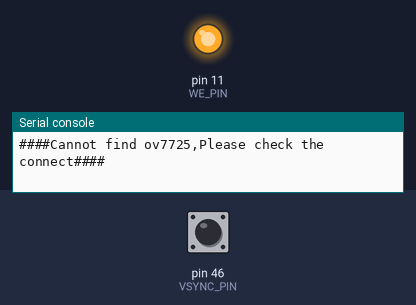
Recording of a program running on a simulated MicroPython board. Parts: output pins drawn as LEDs (lit = HIGH), the last lines printed to the serial console. The inputs (shaded band) are chosen by the test bench; at power-on: pin 46 (VSYNC_PIN) HIGH. Pins used as bus, display or sensor lines are not drawn.

Above: at 1.2 s.
1.3 s: pin 46 (VSYNC_PIN) pulsed LOW 5 times (0.12 s each, 0.3 s apart)
At 2.8 s:
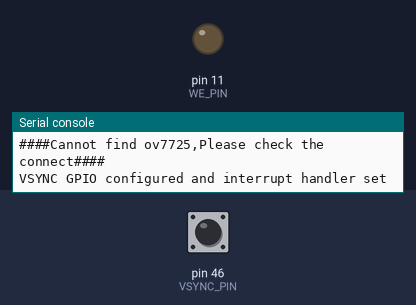
Timing chart, 0 to 4.3 s (numbered marks = the images above; inputs shaded):
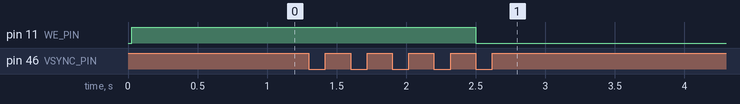

The program:

irq.py
```python
"""
OV7725_INIT for OV7725

by Peroneko
"""
from machine import Pin
from sccb_driver import sccb_read_byte
from sccb_driver import sccb_write_byte
import time
import socket
# ov7725寄存器定义
REG_GAIN = 0x00
REG_BLUE = 0x01
REG_RED = 0x02
REG_GREEN = 0x03
REG_BAVG = 0x05
REG_GAVG = 0x06
REG_RAVG = 0x07
REG_AECH = 0x08
REG_COM2 = 0x09
REG_PID = 0x0A
REG_VER = 0x0B
REG_COM3 = 0x0C
REG_COM4 = 0x0D
REG_COM5 = 0x0E
REG_COM6 = 0x0F
REG_AEC = 0x10
REG_CLKRC = 0x11
REG_COM7 = 0x12
REG_COM8 = 0x13
REG_COM9 = 0x14
REG_COM10 = 0x15
REG_REG16 = 0x16
REG_HSTART = 0x17
REG_HSIZE = 0x18
REG_VSTRT = 0x19
REG_VSIZE = 0x1A
REG_PSHFT = 0x1B
REG_MIDH = 0x1C
REG_MIDL = 0x1D
REG_LAEC = 0x1F
REG_COM11 = 0x20
REG_BDBase = 0x22
REG_BDMStep = 0x23
REG_AEW = 0x24
REG_AEB = 0x25
REG_VPT = 0x26
REG_REG28 = 0x28
REG_HOutSize = 0x29
REG_EXHCH = 0x2A
REG_EXHCL = 0x2B
REG_VOutSize = 0x2C
REG_ADVFL = 0x2D
REG_ADVFH = 0x2E
REG_YAVE = 0x2F
REG_LumHTh = 0x30
REG_LumLTh = 0x31
REG_HREF = 0x32
REG_DM_LNL = 0x33
REG_DM_LNH = 0x34
REG_ADoff_B = 0x35
REG_ADoff_R = 0x36
REG_ADoff_Gb = 0x37
REG_ADoff_Gr = 0x38
REG_Off_B = 0x39
REG_Off_R = 0x3A
REG_Off_Gb = 0x3B
REG_Off_Gr = 0x3C
REG_COM12 = 0x3D
REG_COM13 = 0x3E
REG_COM14 = 0x3F
REG_COM16 = 0x41
REG_TGT_B = 0x42
REG_TGT_R = 0x43
REG_TGT_Gb = 0x44
REG_TGT_Gr = 0x45
REG_LC_CTR = 0x46
REG_LC_XC = 0x47
REG_LC_YC = 0x48
REG_LC_COEF = 0x49
REG_LC_RADI = 0x4A
REG_LC_COEFB = 0x4B
REG_LC_COEFR = 0x4C
REG_FixGain = 0x4D
REG_AREF1 = 0x4F
REG_AREF6 = 0x54
REG_UFix = 0x60
REG_VFix = 0x61
REG_AWBb_blk = 0x62
REG_AWB_Ctrl0 = 0x63
REG_DSP_Ctrl1 = 0x64
REG_DSP_Ctrl2 = 0x65
REG_DSP_Ctrl3 = 0x66
REG_DSP_Ctrl4 = 0x67
REG_AWB_bias = 0x68
REG_AWBCtrl1 = 0x69
REG_AWBCtrl2 = 0x6A
REG_AWBCtrl3 = 0x6B
REG_AWBCtrl4 = 0x6C
REG_AWBCtrl5 = 0x6D
REG_AWBCtrl6 = 0x6E
REG_AWBCtrl7 = 0x6F
REG_AWBCtrl8 = 0x70
REG_AWBCtrl9 = 0x71
REG_AWBCtrl10 = 0x72
REG_AWBCtrl11 = 0x73
REG_AWBCtrl12 = 0x74
REG_AWBCtrl13 = 0x75
REG_AWBCtrl14 = 0x76
REG_AWBCtrl15 = 0x77
REG_AWBCtrl16 = 0x78
REG_AWBCtrl17 = 0x79
REG_AWBCtrl18 = 0x7A
REG_AWBCtrl19 = 0x7B
REG_AWBCtrl20 = 0x7C
REG_AWBCtrl21 = 0x7D
REG_GAM1 = 0x7E
REG_GAM2 = 0x7F
REG_GAM3 = 0x80
REG_GAM4 = 0x81
REG_GAM5 = 0x82
REG_GAM6 = 0x83
REG_GAM7 = 0x84
REG_GAM8 = 0x85
REG_GAM9 = 0x86
REG_GAM10 = 0x87
REG_GAM11 = 0x88
REG_GAM12 = 0x89
REG_GAM13 = 0x8A
REG_GAM14 = 0x8B
REG_GAM15 = 0x8C
REG_SLOP = 0x8D
REG_DNSTh = 0x8E
REG_EDGE0 = 0x8F
REG_EDGE1 = 0x90
REG_DNSOff = 0x91
REG_EDGE2 = 0x92
REG_EDGE3 = 0x93
REG_MTX1 = 0x94
REG_MTX2 = 0x95
REG_MTX3 = 0x96
REG_MTX4 = 0x97
REG_MTX5 = 0x98
REG_MTX6 = 0x99
REG_MTX_Ctrl = 0x9A
REG_BRIGHT = 0x9B
REG_CNST = 0x9C
REG_UVADJ0 = 0x9E
REG_UVADJ1 = 0x9F
REG_SCAL0 = 0xA0
REG_SCAL1 = 0xA1
REG_SCAL2 = 0xA2
REG_SDE = 0xA6
REG_USAT = 0xA7
REG_VSAT = 0xA8
REG_HUECOS = 0xA9
REG_HUESIN = 0xAA
REG_SIGN = 0xAB
REG_DSPAuto = 0xAC

Sensor_Config = [
    # Clock config
    (REG_CLKRC, 0x00),
    # QVGA RGB565
    (REG_COM7, 0x46),
    (REG_HSTART, 0x3f),
    (REG_HSIZE, 0x50),
    (REG_VSTRT, 0x03),
    (REG_VSIZE, 0x78),
    (REG_HREF, 0x00),
    (REG_HOutSize, 0x50),
    (REG_VOutSize, 0x78),
    (REG_EXHCH, 0x00),

    # DSP control
    (REG_TGT_B, 0x7f),
    (REG_FixGain, 0x09),
    (REG_AWB_Ctrl0, 0xe0),
    (REG_DSP_Ctrl1, 0xff),
    (REG_DSP_Ctrl2, 0x20),
    (REG_DSP_Ctrl3, 0x00),
    (REG_DSP_Ctrl4, 0x00),

    # AGC AEC AWB
    (REG_COM8, 0xf0),
    (REG_COM4, 0x81),  # Pll AEC CONFIG
    (REG_COM6, 0xc5),
    (REG_COM9, 0x21),
    (REG_BDBase, 0xFF),
    (REG_BDMStep, 0x01),
    (REG_AEW, 0x34),
    (REG_AEB, 0x3c),
    (REG_VPT, 0xa1),
    (REG_EXHCL, 0x00),
    (REG_AWBCtrl3, 0xaa),
    (REG_COM8, 0xff),
    (REG_AWBCtrl1, 0x5d),

    (REG_EDGE1, 0x0a),
    (REG_DNSOff, 0x01),
    (REG_EDGE2, 0x01),
    (REG_EDGE3, 0x01),

    (REG_MTX1, 0x5f),
    (REG_MTX2, 0x53),
    (REG_MTX3, 0x11),
    (REG_MTX4, 0x1a),
    (REG_MTX5, 0x3d),
    (REG_MTX6, 0x5a),
    (REG_MTX_Ctrl, 0x1e),

    (REG_BRIGHT, 0x00),
    (REG_CNST, 0x25),
    (REG_USAT, 0x65),
    (REG_VSAT, 0x65),
    (REG_UVADJ0, 0x81),
    # (REG_SDE,     0x20),  # 黑白
    (REG_SDE, 0x06),  # 彩色 调节SDE这个寄存器还可以实现其他效果

    # GAMMA config
    (REG_GAM1, 0x0c),
    (REG_GAM2, 0x16),
    (REG_GAM3, 0x2a),
    (REG_GAM4, 0x4e),
    (REG_GAM5, 0x61),
    (REG_GAM6, 0x6f),
    (REG_GAM7, 0x7b),
    (REG_GAM8, 0x86),
    (REG_GAM9, 0x8e),
    (REG_GAM10, 0x97),
    (REG_GAM11, 0xa4),
    (REG_GAM12, 0xaf),
    (REG_GAM13, 0xc5),
    (REG_GAM14, 0xd7),
    (REG_GAM15, 0xe8),
    (REG_SLOP, 0x20),

    (REG_HUECOS, 0x80),
    (REG_HUESIN, 0x80),
    (REG_DSPAuto, 0xff),
    (REG_DM_LNL, 0x00),
    (REG_BDBase, 0x99),
    (REG_BDMStep, 0x03),
    (REG_LC_RADI, 0x00),
    (REG_LC_COEF, 0x13),
    (REG_LC_XC, 0x08),
    (REG_LC_COEFB, 0x14),
    (REG_LC_COEFR, 0x17),
    (REG_LC_CTR, 0x05),

    (REG_COM3, 0xd0),  # Horizontal mirror image

    # Night mode auto frame rate control
    (REG_COM5, 0xf5),  # 在夜视环境下，自动降低帧率，保证低照度画面质量
    # (REG_COM5,    0x31),  # 夜视环境帧率不变
]

sccb_write_byte(0x12, 0x80)  # 刷新所有寄存器至默认值

Ov7725_vsync = 0  # 全局变量，用于跟踪 VSYNC 状态


def ov7725_scan():
    if sccb_read_byte(0x0b) == 33:
        return True
    else:
        return False


def ov7725_reg_init():
    loadnum = 0
    regnum = 77
    if ov7725_scan():
        print("####OV7725 detected####")
    else:
        print("####Cannot find ov7725,Please check the connect####")
    for reg, data in Sensor_Config:
        if sccb_write_byte(reg, data):
            loadnum = loadnum + 1
    if loadnum == regnum:
        print("####Reg configured successful####")


VSYNC_PIN = Pin(46, Pin.IN)  # VSYNC 引脚，输入模式
OE_PIN = Pin(12, Pin.OUT , Pin.PULL_UP)  # FIFO 输出使能，引脚，输出模式
WRST_PIN = Pin(9, Pin.OUT ,  Pin.PULL_UP)  # FIFO 写复位，引脚，输出模式
RRST_PIN = Pin(10, Pin.OUT , Pin.PULL_UP)  # FIFO 读复位，引脚，输出模式
RCLK_PIN = Pin(21, Pin.OUT , Pin.PULL_UP)  # FIFO 读时钟，引脚，输出模式
WE_PIN = Pin(11, Pin.OUT , Pin.PULL_UP)  # FIFO 写使能，引脚，输出模式
pins = [Pin(pin_num,Pin.IN,Pin.PULL_UP) for pin_num in range(42, 34, -1)] #FIFO数据引脚


# FIFO 控制函数
def FIFO_WRST_L():
    WRST_PIN.value(0)


def FIFO_WRST_H():
    WRST_PIN.value(1)


def FIFO_WE_L():
    WE_PIN.value(0)


def FIFO_WE_H():
    WE_PIN.value(1)


# 中断处理函数
def vsync_irq_handler(pin):
    global Ov7725_vsync

    if Ov7725_vsync == 0:
        FIFO_WRST_L()  # 拉低使 FIFO 写(数据 from 摄像头)指针复位
        FIFO_WE_H()  # 拉高使 FIFO 写允许
        Ov7725_vsync = 1
        FIFO_WRST_H()  # 允许使 FIFO 写(数据 from 摄像头)指针继续
    elif Ov7725_vsync == 1:
        FIFO_WE_L()  # 拉低使 FIFO 写暂停
        Ov7725_vsync = 2


def vsync_init():
    vsync_pin = Pin(VSYNC_PIN, Pin.IN, Pin.PULL_UP)

    #	 配置中断
    vsync_pin.irq(trigger=Pin.IRQ_FALLING, handler=vsync_irq_handler)

    print("VSYNC GPIO configured and interrupt handler set")


def FIFO_PREPARE():
    RRST_PIN.value(0)  # FIFO_RRST_L
    RCLK_PIN.value(0)  # FIFO_RCLK_L
    RCLK_PIN.value(1)  # FIFO_RCLK_H
    RCLK_PIN.value(0)  # FIFO_RCLK_L
    RRST_PIN.value(1)  # FIFO_RRST_H

    RCLK_PIN.value(1)  # FIFO_RCLK_H


def img_transfer():
    with open("data.txt", "w") as file:

        for i in range (0,320):
            for j in range (0,240):
                RCLK_PIN.value(0)

                data1 = [pin.value() for pin in pins]
                RCLK_PIN.value(1)

                RCLK_PIN.value(0)

                data2 = [pin.value() for pin in pins]
                RCLK_PIN.value(1)

                high_byte = int(''.join(map(str, data1)), 2)
                low_byte = int(''.join(map(str, data2)), 2)
                combined = (high_byte << 8) | low_byte
                hex_value = f"{combined:04x}"
                file.write(hex_value)


OE_PIN.value(0)
WE_PIN.value(1)
ov7725_reg_init()
vsync_init()
```

sccb_driver.py
```python
"""
SCCB_DRIVER for OV7725

by Peroneko
"""
from machine import Pin
import time

# 定义引脚
SCL_PIN = 48  # 根据实际接线情况调整
SDA_PIN = 47  # 根据实际接线情况调整

#定义OV7725地址
OV7725_ADDR = 0x42

# 初始化引脚
scl = Pin(SCL_PIN, Pin.PULL_UP)
sda = Pin(SDA_PIN, Pin.OPEN_DRAIN)

# 设置引脚初始状态
scl.value(1)
sda.value(1)

def sccb_delay():
    time.sleep_us(1000)  # 微秒级延时，根据需要调整


def sccb_start():
    sda.value(1)
    scl.value(1)
    sccb_delay()
    if not sda.value():
        return False  # SDA 线为低电平则总线忙
    sda.value(0)
    sccb_delay()
    if sda.value():
        return False  # SDA 线为高电平则总线出错
    sda.value(0)
    sccb_delay()
    return True

def sccb_stop():
    scl.value(0)
    sccb_delay()
    sda.value(0)
    sccb_delay()
    scl.value(1)
    sccb_delay()
    sda.value(1)
    sccb_delay()

def sccb_ack():
    scl.value(0)
    sccb_delay()
    sda.value(0)
    sccb_delay()
    scl.value(1)
    sccb_delay()
    scl.value(0)
    sccb_delay()

def sccb_no_ack():
    scl.value(0)
    sccb_delay()
    sda.value(1)
    sccb_delay()
    scl.value(1)
    sccb_delay()
    scl.value(0)
    sccb_delay()

def sccb_wait_ack():
    scl.value(0)
    sccb_delay()
    sda.value(1)
    sccb_delay()
    scl.value(1)
    sccb_delay()
    if sda.value():
        scl.value(0)
        return False
    scl.value(0)
    return True

def sccb_send_byte(data):
    for i in range(8):
        scl.value(0)
        if data & 0x80:
            sda.value(1)
        else:
            sda.value(0)
        data <<= 1
        sccb_delay()
        scl.value(1)
        sccb_delay()
    scl.value(0)

def sccb_receive_byte():
    data = 0
    sda.value(1)
    for i in range(8):
        data <<= 1
        scl.value(0)
        sccb_delay()
        scl.value(1)
        if sda.value():
            data |= 1
        sccb_delay()
    scl.value(0)
    return data


def sccb_write_byte(write_address, send_byte):
    if not sccb_start():
        return False
    sccb_send_byte(OV7725_ADDR)
    if not sccb_wait_ack():
        sccb_stop()
        return False
    sccb_send_byte(write_address)
    sccb_wait_ack()
    sccb_send_byte(send_byte)
    sccb_wait_ack()
    sccb_stop()
    return True

def sccb_read_byte(read_address):
    if not sccb_start():
        return None
    sccb_send_byte(OV7725_ADDR)
    if not sccb_wait_ack():
        sccb_stop()
        return None
    sccb_send_byte(read_address)
    sccb_wait_ack()
    sccb_stop()

    if not sccb_start():
        return None
    sccb_send_byte(OV7725_ADDR + 1)
    if not sccb_wait_ack():
        sccb_stop()
        return None

    data = sccb_receive_byte()
    sccb_no_ack()
    sccb_stop()
    return data
```

Measured:
- after the input at 1.3 s, pin 11 (WE_PIN): HIGH → LOW after 1.2 s
